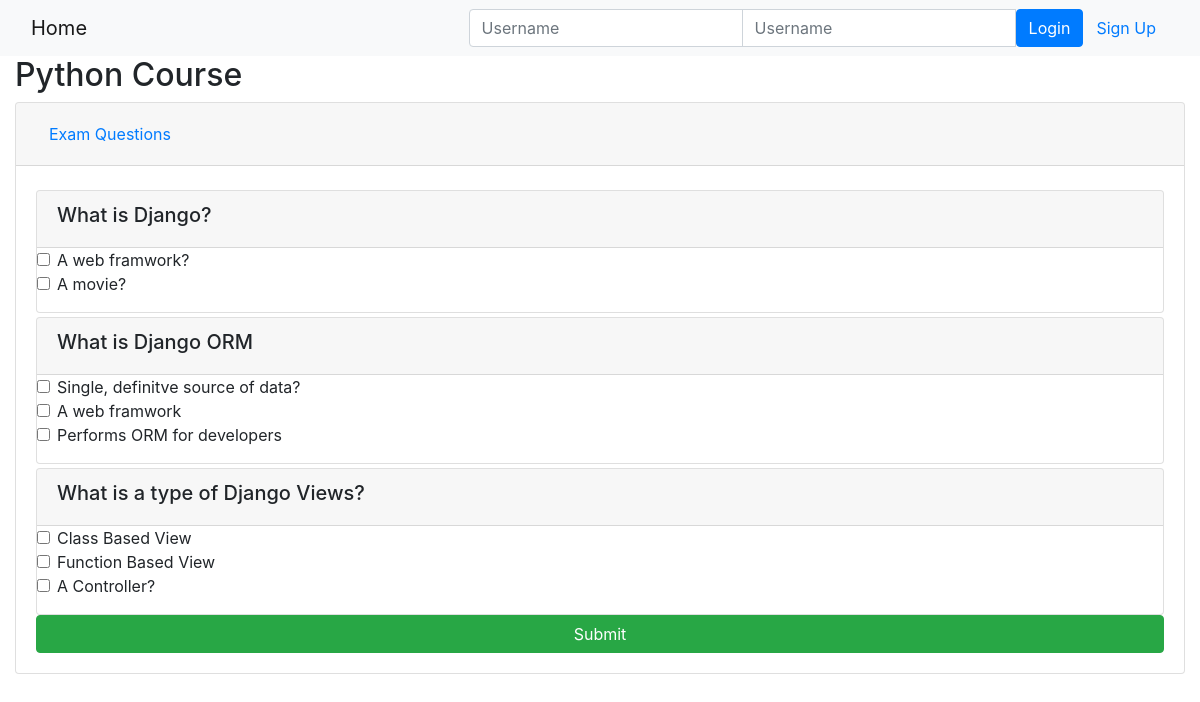
Page /onlinecourse/1/ on the committed database.
### onlinecourse/models.py (models this page shows, shortened)
class Course(models.Model):
    name = models.CharField(null=False, max_length=30, default='online course')
    image = models.ImageField(upload_to='course_images/')
    description = models.CharField(max_length=1000)
    pub_date = models.DateField(null=True)
    instructors = models.ManyToManyField(Instructor)
    users = models.ManyToManyField(settings.AUTH_USER_MODEL, through='Enrollment')
    total_enrollment = models.IntegerField(default=0)
    is_enrolled = False

class Question(models.Model):
    course = models.ForeignKey(Course, on_delete=models.CASCADE, null=True)
    grade_point = models.IntegerField(null=False, default=0)
    question_text = models.TextField(null=False)

class Choice(models.Model):
    question = models.ForeignKey(Question, on_delete=models.CASCADE, null=False, )
    choice_text = models.CharField(max_length=256, null=False)
    is_correct = models.BooleanField(default=0)

### onlinecourse/views.py (the view)
# urls.py: path('<int:pk>/', views.CourseDetailView.as_view(), name='course_details'),
class CourseDetailView(generic.DetailView):
    model = Course
    template_name = 'onlinecourse/course_detail_bootstrap.html'

### onlinecourse/templates/onlinecourse/course_detail_bootstrap.html (shortened to what this page needs)
<!DOCTYPE html>
<html lang="en">
<head>
     {% load static %}
    <link rel="stylesheet" href="https://maxcdn.bootstrapcdn.com/bootstrap/4.5.2/css/bootstrap.min.css">
</head>
<body>
    <nav class="navbar navbar-light bg-light">
        <div class="container-fluid">
            <div class="navbar-header">
                  <a class="navbar-brand" href="{% url 'onlinecourse:index' %}">Home</a>
            </div>
            <ul class="nav navbar-nav navbar-right">
                {% if user.is_authenticated %}
                <li>
                    <a class="btn btn-link" href="#">{{ user.first_name }}({{ user.username }})</a>
                    <a class="btn btn-link" href="{% url 'onlinecourse:logout' %}">Logout</a>
                </li>
                {% else %}
                <li>
                    <form class="form-inline" action="{% url 'onlinecourse:login' %}" method="post">
                        <div class="input-group">
                            <input type="text" class="form-control" placeholder="Username" name="username" >
                            <input type="password" class="form-control" placeholder="Username" name="psw" >
                            <button class="btn btn-primary" type="submit">Login</button>
                            <a class="btn btn-link" href="{% url 'onlinecourse:registration' %}">Sign Up</a>
                        </div>
                    </form>
                </li>
                {% endif %}
            </ul>
        </div>
    </nav>
    <div class="container-fluid">
            <h2>{{ course.name }}</h2>
            <div id="accordion">
                <div class="card exam" >
                  <div class="card-header" id="headingOne">
                    <h5 class="mb-0">
                      <button class="btn btn-link" data-toggle="collapse" data-target="#collapseOne" aria-expanded="true" aria-controls="collapseOne">
                       Exam Questions
                      </button>
                    </h5>
                  </div>
                  <div id="collapseOne" class="collapse show" aria-labelledby="headingOne" data-parent="#accordion">
                    <div class="card-body">
                    <div>
                        <form id="questionform" action="{% url 'onlinecourse:submit' course_id=course.id %}" method="post">
                            {% for question in course.question_set.all %}
                            <div class="card mt-1">
                                <div class="card-header"><h5>{{ question.question_text}}</h5></div>
                                <div class="form-group">
                                   {% for choice in question.choice_set.all %}
                                    <div class="form-check">
                                        <label class="form-check-label">
                                            <input type="checkbox" name="choice_{{choice.id}}"
                                                   class="form-check-input" id="{{choice.id}}"
                                                   value="{{choice.id}}">{{ choice.choice_text }}
                                        </label>
                                    </div>
                                    {% endfor %}
                                </div>
                            </div>
                            {% endfor %}
                        <input class="btn btn-success btn-block" type="submit" value="Submit">
                </form>
                    </div>
                    </div>
                  </div>
                </div>
              </div>
    </div>
</body>
</html>

### rows in the picture
Course: name "Python Course"
Question: question_text "What is Django?"
Choice: choice_text "A web framwork?"
Choice: choice_text "A movie?"
Question: question_text "What is Django ORM"
Choice: choice_text "Single, definitve source of data?"
Choice: choice_text "A web framwork"
Choice: choice_text "Performs ORM for developers"
Question: question_text "What is a type of Django Views?"
Choice: choice_text "Class Based View"
Choice: choice_text "Function Based View"
Choice: choice_text "A Controller?"
